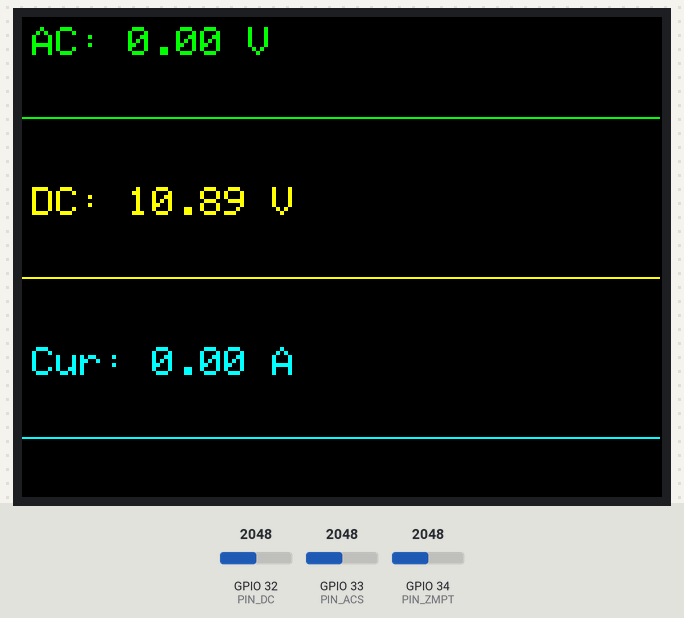
Recording of a sketch running on a simulated ESP32. Parts: 320×240 colour display. The inputs (shaded band) are chosen by the test bench; at power-on: GPIO 32 (PIN_DC) = 2048, GPIO 33 (PIN_ACS) = 2048, GPIO 34 (PIN_ZMPT) = 2048 (analog values on the 0–4095 scale). WiFi joins after 1.5 s; servers stay silent unless stated.

Above: at 2.9 s.
3.0 s: GPIO 32 (PIN_DC) set to 2866
At 4.1 s:
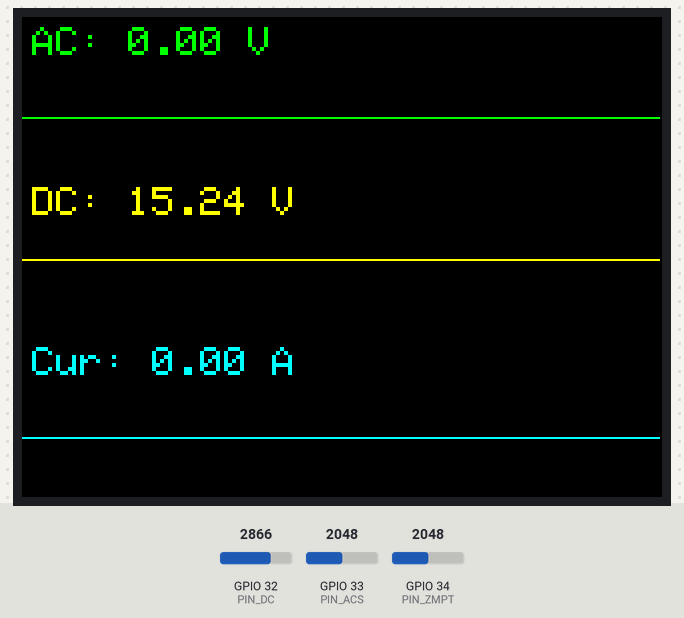
6.0 s: GPIO 32 (PIN_DC) set to 3603
At 7.3 s:
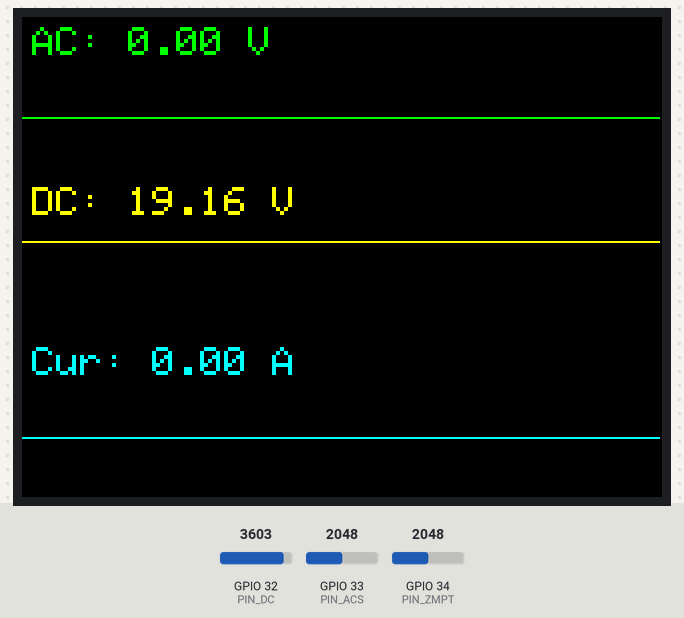
7.6 s: GPIO 32 (PIN_DC) set to 4095
At 8.1 s:
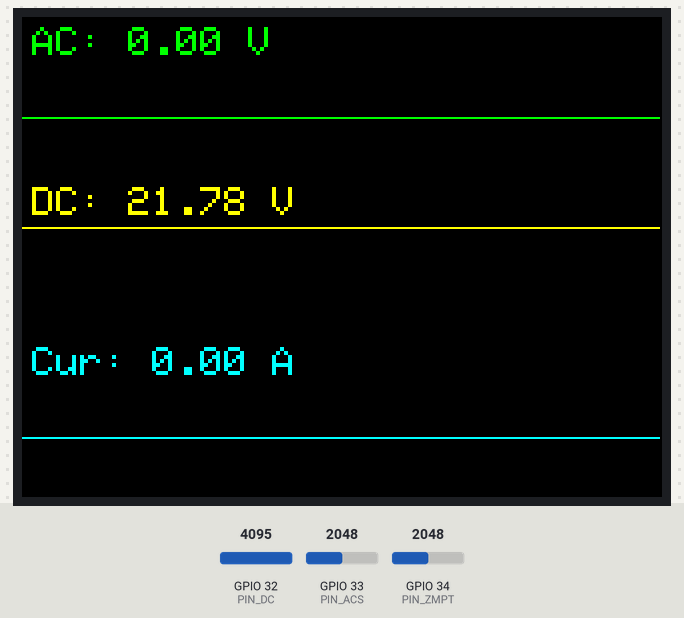
Timing chart, 0 to 10.6 s (numbered marks = the images above; inputs shaded):
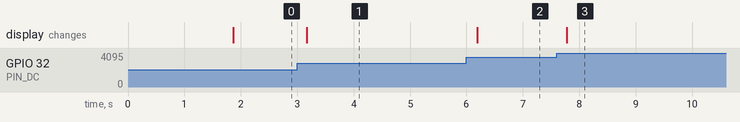

Measured:
- after the input at 3.0 s, the display: changes after 0.17 s (image 1)
- after the input at 6.0 s, the display: changes after 0.19 s (image 2)
- after the input at 7.6 s, the display: changes after 0.18 s (image 3)

The sketch:

oscimobile.ino
```cpp
#include <WiFi.h>
#include <WiFiUdp.h>
#include <SPI.h>
#include <Adafruit_GFX.h>
#include <Adafruit_ILI9341.h>
#include <math.h>
#include "esp_adc_cal.h"

// --- Network ---
const char* ssid = "tiburon";
const char* password = "teamtiburon";
const char* udpAddress = "10.175.11.105";
const int udpPort = 8888;

WiFiUDP udp;

// --- TFT PINS ---
#define TFT_MISO 12
#define TFT_MOSI 13
#define TFT_SCLK 14
#define TFT_CS   15
#define TFT_DC   4
#define TFT_RST  2

SPIClass hspi(HSPI);
Adafruit_ILI9341 tft = Adafruit_ILI9341(&hspi, TFT_DC, TFT_CS, TFT_RST);

// --- SENSOR PINS ---
#define PIN_ZMPT 34
#define PIN_DC   32
#define PIN_ACS  33

#define SCREEN_W 320
#define SCREEN_H 240
#define ROTATION 1

#define BUFFER_SIZE 200
#define SAMPLE_INTERVAL_US 100

// --- CALIBRATION ---
float CAL_DC_VOLTS = 6.6;
float CAL_AC_VOLTS = 600;
float CAL_CURRENT  = 1.0;

// --- BUFFERS ---
volatile int bufferZMPT[BUFFER_SIZE];
volatile int bufferDC[BUFFER_SIZE];
volatile int bufferACS[BUFFER_SIZE];

volatile float acVoltsRMS = 0.0;
volatile float dcVolts = 0.0;
volatile float currentRMS = 0.0;

volatile bool bufferReadyForNetwork = false;

esp_adc_cal_characteristics_t adc1_chars;

TaskHandle_t TaskAcquisition;
TaskHandle_t TaskNetwork;

// ==========================================================
// CORE 1: ACQUISITION + DISPLAY
// ==========================================================
void Task_Acquisition_and_Display(void *pvParameters) {

  for (;;) {

    long sumZMPT = 0;
    long sumDC   = 0;
    long sumACS  = 0;

    uint32_t nextSampleTime = micros();

    for (int i = 0; i < BUFFER_SIZE; i++) {

      int rawZMPT = analogRead(PIN_ZMPT);
      int rawDC   = analogRead(PIN_DC);
      int rawACS  = analogRead(PIN_ACS);

      uint32_t mvZMPT = esp_adc_cal_raw_to_voltage(rawZMPT, &adc1_chars);
      uint32_t mvDC   = esp_adc_cal_raw_to_voltage(rawDC, &adc1_chars);
      uint32_t mvACS  = esp_adc_cal_raw_to_voltage(rawACS, &adc1_chars);

      bufferZMPT[i] = mvZMPT;
      bufferDC[i]   = mvDC;
      bufferACS[i]  = mvACS;

      sumZMPT += mvZMPT;
      sumDC   += mvDC;
      sumACS  += mvACS;

      nextSampleTime += SAMPLE_INTERVAL_US;
      while (micros() < nextSampleTime);
    }

    // --- OFFSET ---
    float meanZMPT = sumZMPT / (float)BUFFER_SIZE;
    float meanDC   = sumDC   / (float)BUFFER_SIZE;
    float meanACS  = sumACS  / (float)BUFFER_SIZE;

    float sqSumZMPT = 0;
    float sqSumACS  = 0;

    for (int i = 0; i < BUFFER_SIZE; i++) {

      float centeredZMPT = bufferZMPT[i] - meanZMPT;
      sqSumZMPT += centeredZMPT * centeredZMPT;

      float centeredACS = bufferACS[i] - meanACS;
      sqSumACS += centeredACS * centeredACS;
    }

    // --- RMS ---
    float rmsRaw = sqrt(sqSumZMPT / BUFFER_SIZE) / 1000.0;
    acVoltsRMS = (rmsRaw < 0.02) ? 0 : rmsRaw * CAL_AC_VOLTS;

    dcVolts = (meanDC / 1000.0) * CAL_DC_VOLTS;

    float rmsC = sqrt(sqSumACS / BUFFER_SIZE) / 1000.0;
    currentRMS = (rmsC < 0.01) ? 0 : rmsC * CAL_CURRENT;

    bufferReadyForNetwork = true;

    // ======================================================
    // DISPLAY (3 ZONES SETUP)
    // ======================================================
    int zH = SCREEN_H / 3;
    tft.setTextSize(2);

    // --- ZONE 1: AC TEXT & CLEAR ---
    tft.setCursor(5, 5);
    tft.setTextColor(ILI9341_GREEN, ILI9341_BLACK);
    tft.print("AC: "); tft.print(acVoltsRMS, 2); tft.println(" V   ");

    int z1_top = 25;
    int z1_bot = zH - 5;
    tft.fillRect(0, z1_top, SCREEN_W, z1_bot - z1_top, ILI9341_BLACK);

    // --- ZONE 2: DC TEXT & CLEAR ---
    tft.setCursor(5, zH + 5);
    tft.setTextColor(ILI9341_YELLOW, ILI9341_BLACK);
    tft.print("DC: "); tft.print(dcVolts, 2); tft.println(" V   ");

    int z2_top = zH + 25;
    int z2_bot = (zH * 2) - 5;
    tft.fillRect(0, z2_top, SCREEN_W, z2_bot - z2_top, ILI9341_BLACK);

    // --- ZONE 3: CURRENT TEXT & CLEAR ---
    tft.setCursor(5, (zH * 2) + 5);
    tft.setTextColor(ILI9341_CYAN, ILI9341_BLACK);
    tft.print("Cur: "); tft.print(currentRMS, 2); tft.println(" A   ");

    int z3_top = (zH * 2) + 25;
    int z3_bot = SCREEN_H - 5;
    tft.fillRect(0, z3_top, SCREEN_W, z3_bot - z3_top, ILI9341_BLACK);

    // ======================================================
    //    DRAW 3 SEPARATE WAVEFORMS
    // ======================================================
    for (int i = 0; i < BUFFER_SIZE - 1; i++) {

      int x1 = map(i, 0, BUFFER_SIZE, 0, SCREEN_W);
      int x2 = map(i+1, 0, BUFFER_SIZE, 0, SCREEN_W);

      // --- 1. AC WAVEFORM (Zoomed: -1000 to 1000 mV) ---
      int ac1 = bufferZMPT[i] - meanZMPT;
      int ac2 = bufferZMPT[i+1] - meanZMPT;
      int y1_ac = map(ac1, -1000, 1000, z1_bot, z1_top);
      int y2_ac = map(ac2, -1000, 1000, z1_bot, z1_top);
      tft.drawLine(x1, y1_ac, x2, y2_ac, ILI9341_GREEN);

      // --- 2. DC WAVEFORM (Absolute: 0 to 3300 mV) ---
      int y1_dc = map(bufferDC[i], 0, 3300, z2_bot, z2_top);
      int y2_dc = map(bufferDC[i+1], 0, 3300, z2_bot, z2_top);
      tft.drawLine(x1, y1_dc, x2, y2_dc, ILI9341_YELLOW);

      // --- 3. CURRENT WAVEFORM (Zoomed: -1000 to 1000 mV) ---
      int cur1 = bufferACS[i] - meanACS;
      int cur2 = bufferACS[i+1] - meanACS;
      int y1_cur = map(cur1, -1000, 1000, z3_bot, z3_top);
      int y2_cur = map(cur2, -1000, 1000, z3_bot, z3_top);
      tft.drawLine(x1, y1_cur, x2, y2_cur, ILI9341_CYAN);
    }

    vTaskDelay(pdMS_TO_TICKS(5));
  }
}

// ==========================================================
// NETWORK
// ==========================================================
void Task_Network_UDP(void *pvParameters) {

  for (;;) {

    if (WiFi.status() != WL_CONNECTED) {
      WiFi.reconnect();
    }

    if (bufferReadyForNetwork) {

     String payload = "{";
payload += "\"rms\":" + String(acVoltsRMS) + ",";
payload += "\"current\":" + String(currentRMS) + ",";
payload += "\"dc_v\":" + String(dcVolts);
payload += "}";

      udp.beginPacket(udpAddress, udpPort);
      udp.print(payload);
      udp.endPacket();

      bufferReadyForNetwork = false;
    }

    vTaskDelay(pdMS_TO_TICKS(5));
  }
}

// ==========================================================
// SETUP
// ==========================================================
void setup() {

  Serial.begin(115200);

  esp_adc_cal_characterize(ADC_UNIT_1, ADC_ATTEN_DB_11, ADC_WIDTH_BIT_12, 1100, &adc1_chars);

  analogReadResolution(12);
  analogSetPinAttenuation(PIN_ZMPT, ADC_11db);
  analogSetPinAttenuation(PIN_ACS,  ADC_11db);
  analogSetPinAttenuation(PIN_DC,   ADC_11db);

  hspi.begin(TFT_SCLK, TFT_MISO, TFT_MOSI, TFT_CS);

  tft.begin();
  tft.setRotation(ROTATION);
  tft.fillScreen(ILI9341_BLACK);

  WiFi.begin(ssid, password);
  while (WiFi.status() != WL_CONNECTED) {
    delay(500);
  }

  xTaskCreatePinnedToCore(Task_Acquisition_and_Display, "Task_Acq", 10000, NULL, 1, &TaskAcquisition, 1);
  xTaskCreatePinnedToCore(Task_Network_UDP, "Task_Net", 10000, NULL, 1, &TaskNetwork, 0);
}

void loop() {
  vTaskDelete(NULL);
}
```
